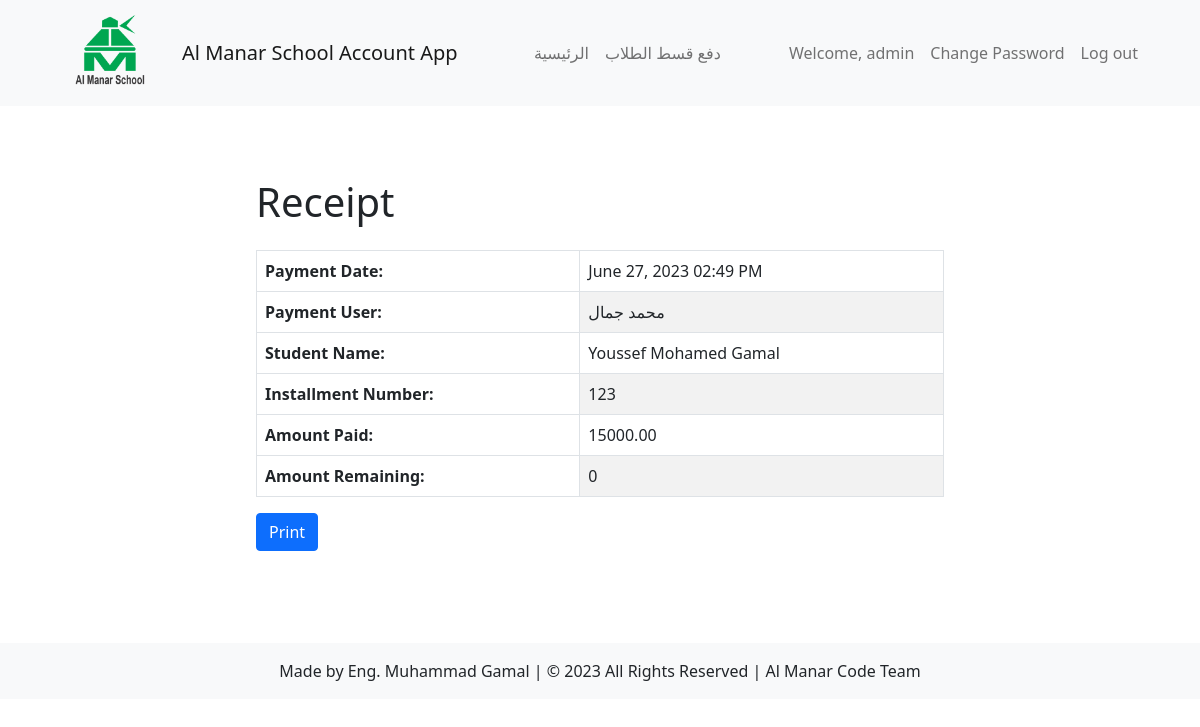
The app's page /students/receipt/81/ (signed in), older data.
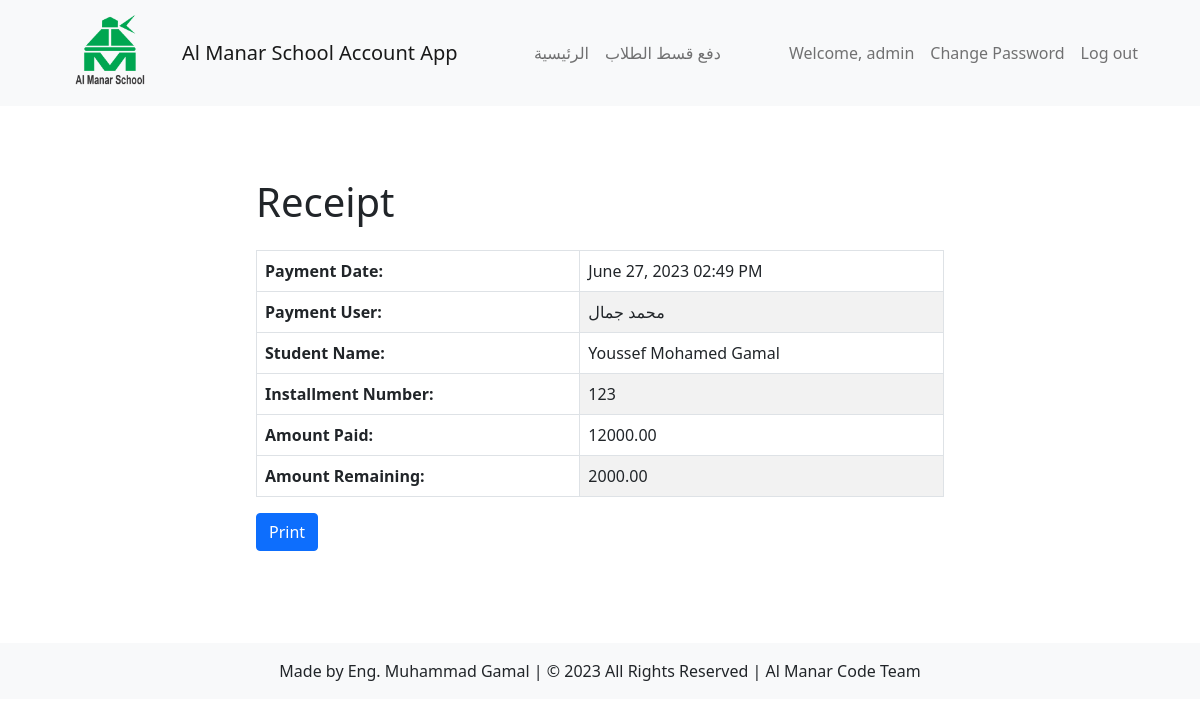
The same page, newer data.
### students/models.py (models this page shows, shortened)
class Tuition(models.Model):
    student = models.ForeignKey('Student', related_name='tuitions', on_delete=models.CASCADE)
    installment_number = models.IntegerField()
    amount_tuition = models.DecimalField(max_digits=8, decimal_places=2)
    paid = models.BooleanField(default=False)
    receipt_date = models.DateTimeField(default=timezone.now, editable=False)
    payment_user = models.CharField(max_length=50, default="account user")

class Student(models.Model):
    GENDER_CHOICES = (
        ('', '---------'),
        ('M', 'Male'),
        ('F', 'Female'),
    )
    DISCOUNT_CHOICES = (
        ('NONE', 'No Discount'),
        ('CHAIRMAN', 'Chairman of the Board Discount'),
        ('VICE_CHAIRMAN', 'Vice Chairman of the Board Discount'),
        ('EMPLOYEE_CHILD', 'Employee Child Discount'),
        ('ARMED_FORCES', 'Armed Forces Discount'),
    )
    name = models.CharField(max_length=50)
    national_number = models.IntegerField(unique=True)
    age = models.IntegerField()
    gender = models.CharField(max_length=1, choices=GENDER_CHOICES)
    date_of_birth = models.DateField()
    academic_year = models.ForeignKey(AcademicYear, on_delete=models.CASCADE, default=timezone.now, null=True, blank=True)
    classroom = models.ManyToManyField(Classroom)
    total_payments = models.DecimalField(max_digits=8, decimal_places=2, default=0, null=True, blank=True)
    total_owed = models.DecimalField(max_digits=8, decimal_places=2, default=0, null=True, blank=True)
    phone_number = models.CharField(max_length=20, default='')
    discount = models.CharField(max_length=20, choices=DISCOUNT_CHOICES, default='NONE')
    def __str__(self):
        return self.name
    def get_discounted_amount(self):
        if self.discount == 'CHAIRMAN':
            return 5000  # Deduct L.E 5000 for Chairman discount
        elif self.discount == 'VICE_CHAIRMAN':
            return 3000  # Deduct L.E 3000 for Vice Chairman discount
        elif self.discount == 'EMPLOYEE_CHILD':
            return 4000  # Deduct L.E 4000 for Employee Child discount
        elif self.discount == 'ARMED_FORCES':
            return 2000  # Deduct L.E 2000 for Armed Forces discount
        else:
            return 0

### students/views.py (the view)
# urls.py: path('receipt/<int:pk>/', views.receipt, name='receipt'),
@never_cache
@login_required
def receipt(request, pk):
    tuition = get_object_or_404(Tuition, pk=pk)
    student = tuition.student
    installments = Tuition.objects.filter(student=student)
    total_paid = sum(installment.amount_tuition for installment in installments if installment.paid)
    classroom = student.classroom.first()
    expenses = Expense.objects.filter(classroom=classroom)
    total_expenses = sum(expense.amount for expense in expenses)
    discount = student.get_discounted_amount()  # Obtain the discount amount from the student's method
    total_owed = total_expenses - total_paid - discount  # Apply the discount to the total owed calculation
    if not tuition.paid:
        messages.warning(request, 'This installment has not been paid yet.')
        return redirect('student_detail', pk=student.pk)
    else:
        context = {
            'tuition': tuition,
            'installments': installments,
            'total_paid': total_paid,
            'expenses': expenses,
            'total_expenses': total_expenses,
            'discount': discount,  # Pass the discount to the template
            'total_owed': total_owed,
        }
        return render(request, 'students/receipt.html', context)

### students/templates/students/receipt.html (shortened to what this page needs)
{% extends 'students/base/account_navbar.html' %}
{% block content %}
<div class="container py-5">
    <div class="row">
        <div class="col-md-8 mx-auto">
            <h1 class="mb-4">Receipt</h1>
            <table class="table table-bordered">
                <tbody>
                    <tr>
                        <th>Payment Date:</th>
                        <td>{{ tuition.receipt_date|date:"F d, Y" }} {{ tuition.receipt_date|time:"h:i A" }}</td>
                    </tr>
                    <tr>
                        <th>Payment User:</th>
                        <td>{{ tuition.payment_user }}</td>
                    </tr>
                    <tr>
                        <th>Student Name:</th>
                        <td>{{ tuition.student }}</td>
                    </tr>
                    <tr>
                        <th>Installment Number:</th>
                        <td>{{ tuition.installment_number }}</td>
                    </tr>
                    <tr>
                        <th>Amount Paid:</th>
                        <td>{{ tuition.amount_tuition }}</td>
                    </tr>
                    <tr>
                        <th>Amount Remaining:</th>
                        <td>
                            {% if total_owed > 0 %}
                                {{ total_owed }}
                            {% elif total_owed < 0 %}
                                Paid over
                                {{ total_owed }}
                            {% else %}
                                0
                            {% endif %}
                        </td>
                    </tr>
                </tbody>
            </table>
            <button class="btn btn-primary print-button" onclick="printReceipt()">Print</button>
        </div>
    </div>
</div>
{% endblock content %}

Row changes from the older to the newer data that the page shows:
changed Tuition "02:49 PM": amount_tuition "15000.00" → "12000.00"
Text that changed along with them:
{{ total_owed }}: (not shown) → "2000.00"
text no longer shown: "0"
